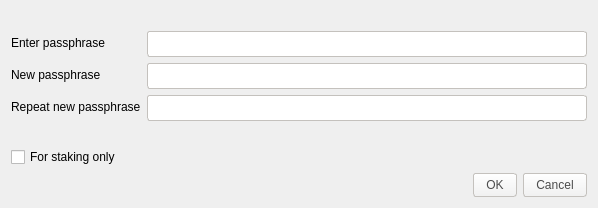
<?xml version="1.0" encoding="UTF-8"?>
<ui version="4.0">
 <class>AskPassphraseDialog</class>
 <widget class="QDialog" name="AskPassphraseDialog">
  <property name="geometry">
   <rect>
    <x>0</x>
    <y>0</y>
    <width>598</width>
    <height>198</height>
   </rect>
  </property>
  <property name="sizePolicy">
   <sizepolicy hsizetype="Preferred" vsizetype="Minimum">
    <horstretch>0</horstretch>
    <verstretch>0</verstretch>
   </sizepolicy>
  </property>
  <property name="minimumSize">
   <size>
    <width>550</width>
    <height>0</height>
   </size>
  </property>
  <property name="windowTitle">
   <string>Passphrase Dialog</string>
  </property>
  <layout class="QVBoxLayout" name="verticalLayout">
   <item>
    <widget class="QLabel" name="warningLabel">
     <property name="textFormat">
      <enum>Qt::RichText</enum>
     </property>
     <property name="wordWrap">
      <bool>true</bool>
     </property>
    </widget>
   </item>
   <item>
    <layout class="QFormLayout" name="formLayout">
     <property name="fieldGrowthPolicy">
      <enum>QFormLayout::AllNonFixedFieldsGrow</enum>
     </property>
     <item row="0" column="0">
      <widget class="QLabel" name="passLabel1">
       <property name="text">
        <string>Enter passphrase</string>
       </property>
      </widget>
     </item>
     <item row="0" column="1">
      <widget class="QLineEdit" name="passEdit1">
       <property name="styleSheet">
        <string notr="true">background-color: rgb(255,255,255);
border-radius:3px;
border: 1px solid #C4C1BD;
color: #4C4C4C;
padding: 4px;</string>
       </property>
       <property name="echoMode">
        <enum>QLineEdit::Password</enum>
       </property>
      </widget>
     </item>
     <item row="1" column="0">
      <widget class="QLabel" name="passLabel2">
       <property name="text">
        <string>New passphrase</string>
       </property>
      </widget>
     </item>
     <item row="1" column="1">
      <widget class="QLineEdit" name="passEdit2">
       <property name="styleSheet">
        <string notr="true">background-color: rgb(255,255,255);
border-radius:3px;
border: 1px solid #C4C1BD;
color: #4C4C4C;
padding: 4px;</string>
       </property>
       <property name="echoMode">
        <enum>QLineEdit::Password</enum>
       </property>
      </widget>
     </item>
     <item row="2" column="0">
      <widget class="QLabel" name="passLabel3">
       <property name="text">
        <string>Repeat new passphrase</string>
       </property>
      </widget>
     </item>
     <item row="2" column="1">
      <widget class="QLineEdit" name="passEdit3">
       <property name="styleSheet">
        <string notr="true">background-color: rgb(255,255,255);
border-radius:3px;
border: 1px solid #C4C1BD;
color: #4C4C4C;
padding: 4px;</string>
       </property>
       <property name="echoMode">
        <enum>QLineEdit::Password</enum>
       </property>
      </widget>
     </item>
     <item row="3" column="1">
      <widget class="QLabel" name="capsLabel">
       <property name="font">
        <font>
         <weight>75</weight>
         <bold>true</bold>
        </font>
       </property>
       <property name="text">
        <string/>
       </property>
       <property name="alignment">
        <set>Qt::AlignCenter</set>
       </property>
      </widget>
     </item>
     <item row="4" column="0">
      <widget class="QCheckBox" name="stakingCheckBox">
       <property name="enabled">
        <bool>true</bool>
       </property>
       <property name="visible">
        <bool>false</bool>
       </property>
       <property name="toolTip">
        <string>Serves to disable the trivial sendmoney when OS account compromised. Provides no real security.</string>
       </property>
       <property name="text">
        <string>For staking only</string>
       </property>
      </widget>
     </item>
    </layout>
   </item>
   <item>
    <widget class="QDialogButtonBox" name="buttonBox">
     <property name="styleSheet">
      <string notr="true">background-color: qlineargradient(spread:pad, x1:0, y1:1, x2:0, y2:0, stop:0 rgb(240,240,240), stop:1 rgb(255, 255, 255));
border-radius:3px;
border: 1px solid #C4C1BD;
color: #4C4C4C;
padding: 4px 12px;</string>
     </property>
     <property name="orientation">
      <enum>Qt::Horizontal</enum>
     </property>
     <property name="standardButtons">
      <set>QDialogButtonBox::Cancel|QDialogButtonBox::Ok</set>
     </property>
    </widget>
   </item>
  </layout>
 </widget>
 <resources/>
 <connections>
  <connection>
   <sender>buttonBox</sender>
   <signal>accepted()</signal>
   <receiver>AskPassphraseDialog</receiver>
   <slot>accept()</slot>
   <hints>
    <hint type="sourcelabel">
     <x>248</x>
     <y>254</y>
    </hint>
    <hint type="destinationlabel">
     <x>157</x>
     <y>274</y>
    </hint>
   </hints>
  </connection>
  <connection>
   <sender>buttonBox</sender>
   <signal>rejected()</signal>
   <receiver>AskPassphraseDialog</receiver>
   <slot>reject()</slot>
   <hints>
    <hint type="sourcelabel">
     <x>316</x>
     <y>260</y>
    </hint>
    <hint type="destinationlabel">
     <x>286</x>
     <y>274</y>
    </hint>
   </hints>
  </connection>
 </connections>
</ui>
